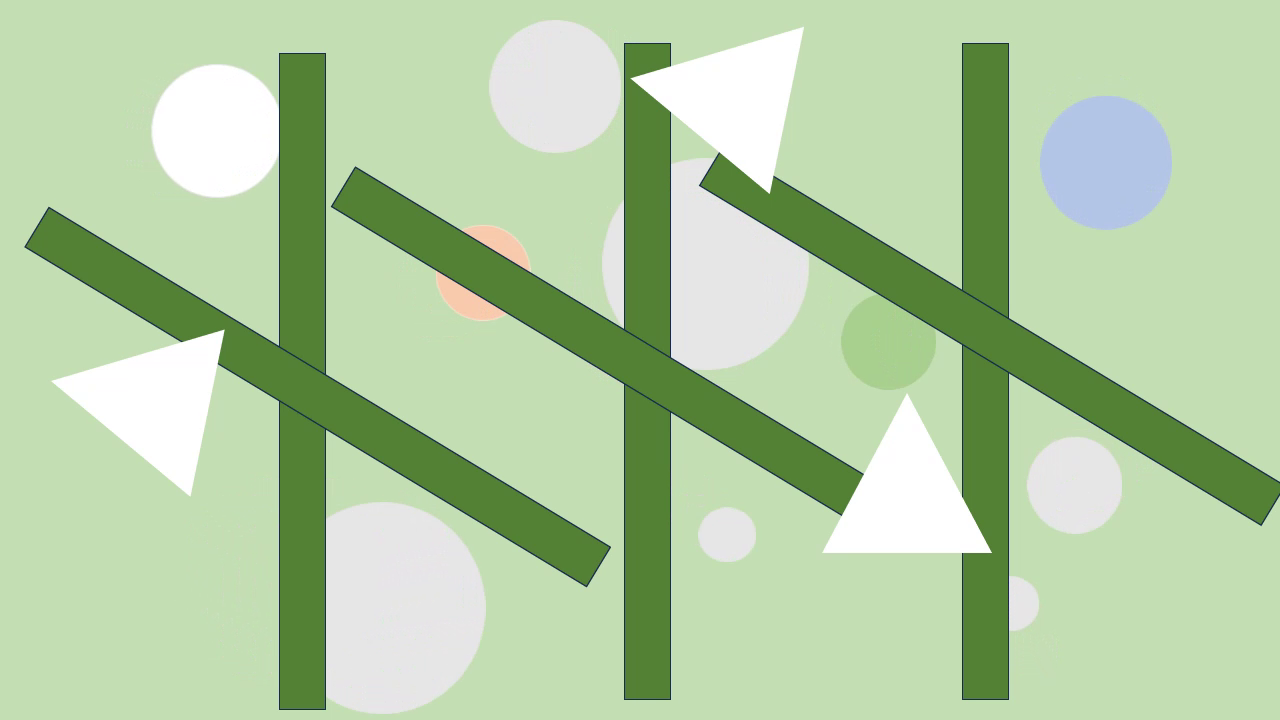
#> input picture frame 15 of Track_Circles.mp4, 1280 x 720 px
$ python main.py
#> lines starting #> are read from the running program, lines starting #| are printed output that depends on the picture; after the words box and inside, x2 and y2 are one past the last pixel; in counts of white or black regions, pixels touching at a corner belong together
### utils.py
import csv
import math

import cv2
import numpy as np


class Circle:
    def __init__(self, x, y, r=None, frame_no=None, speed=None):
        self.x = int(x)
        self.y = int(y)
        self.r = int(r) if r else None

        self.frame_no = frame_no
        self.speed = speed

    def center(self):
        return self.x, self.y


def find_circles(binary_frame, options=(10, 200, 15, 30, 30)):
    """
    Find circles in frame using opencv's Hough Circle Transform method.
    """
    colored = cv2.cvtColor(binary_frame, cv2.COLOR_GRAY2BGR)
    grayed = cv2.cvtColor(colored, cv2.COLOR_BGR2GRAY)
    grayed = cv2.GaussianBlur(grayed, (5, 5), 3)

    found_circles = cv2.HoughCircles(
        grayed,
        cv2.HOUGH_GRADIENT,
        dp=1,
        minDist=options[2],
        param1=options[3],
        param2=options[4],
        minRadius=options[0],
        maxRadius=options[1]
    )

    if found_circles is not None:
        found_circles = list(map(lambda c: Circle(c[0], c[1], r=c[2]), found_circles[0]))

    return colored, found_circles


def draw_circles(frame, circles, color=(0, 255, 255), text=""):
    if circles is not None:
        if type(circles) is not list:
            circles = [circles]

        for c in circles:
            # Draw the circle
            cv2.circle(frame, c.center(), c.r, color, 3)

            # Draw the center of the circle
            # cv2.circle(_frame, (i[0], i[1]), 2, (255, 0, 255), 3)

            # Display text
            cv2.putText(frame, text, (c.x - 7, c.y + 7), cv2.FONT_HERSHEY_SIMPLEX, 1, (0, 0, 255), 3)

            # Display the radius
            # cv2.putText(_frame, str(_i.r), _i.center(), cv2.FONT_HERSHEY_SIMPLEX, 1, (0, 0, 255), 3)

    return frame


def find_circle_enclosing_contours(binary_frame):
    """
    In cases where circles were sufficiently isolated by color masking, detecting their location by
    locating contours in the masked videos was more effective than using the HoughGradients method.
    """
    contours, _ = cv2.findContours(binary_frame, cv2.RETR_TREE, cv2.CHAIN_APPROX_SIMPLE)

    if len(contours) == 0:
        return None

    all_contours = np.concatenate(contours)
    center, radius = cv2.minEnclosingCircle(all_contours)

    if not center or not radius:
        return None
    else:
        return Circle(center[0], center[1], r=radius)


# [6 lines left out: function dilate_and_erode, not called in this run]


def find_closest(circles, prev, frame_no=None):
    """
    Find in 'circles' the closest one to 'prev' by using 'diff' method
    """
    if circles is None:
        return None, None

    if len(circles) == 1:
        if frame_no is not None:
            circles[0].frame_no = frame_no
        return 0, circles[0]

    if prev is None:
        return None, None

    if frame_no is not None:
        for circle in circles:
            circle.frame_no = frame_no

    match = 0
    max_dist = 10_000
    for i, circle in enumerate(circles):
        d = diff(circle, prev)
        if d < max_dist:
            max_dist = d
            match = i
    return match, circles[match]


# [15 lines left out: functions dist, speed, not called in this run]


def update_speed(curr: Circle, prev: Circle):
    if curr is None:
        return prev

    if prev is None:
        return curr

    curr.speed = speed(curr, prev)
    return curr


# [28 lines left out: functions diff, find_likely_pair, not called in this run]


def match_circles(frame_no: int, circles: list[Circle], prev1: Circle, prev2: Circle):
    """
    When circles are not uniquely identifiable by their features (like color or radius),
    this method can be used to match/associate newly identified circles to previously identified ones.
    Supports tracking movements of only two identical circles.

    :param frame_no: Frame number of the new circles
    :param circles: List of new circles detected
    :param prev1: First of the two previously known circles
    :param prev2: Second of the two previously known circles
    :return: Tuple of two circles that are likely matches for prev1 and prev2 respectively
    """
    # Case 1: No circles detected
    if circles is None:
        return None, None

    # Case 2: One circle is detected
    if len(circles) == 1:
        circ = circles[0]
        circ.frame_no = frame_no

        # Case 2.1: No previous circles known
        if prev1 is None and prev2 is None:
            # Return in any order
            return circ, None

        # Case 2.2: One previous circle known
        if prev1 is None:
            if diff(circ, prev2) > 150:
                # If the new circle is too far from the one
                # previously known, it's probably the other one
                return circ, None
            else:
                return None, circ

        # Mirror case
        if prev2 is None:
            if diff(circ, prev1) > 150:
                return None, circ
            else:
                return circ, None

        # Case 2.3: Both previous circles known
        if diff(circ, prev1) < diff(circ, prev2):
            return circ, None
        else:
            return None, circ

    # Case 3: Two circles detected
    if len(circles) == 2:
        circ1 = circles[0]
        circ2 = circles[1]

        circ1.frame_no = frame_no
        circ2.frame_no = frame_no

        # Case 3.1: No previous circles known
        if prev1 is None and prev2 is None:
            # Return in any order
            return circ1, circ2

        # Case 3.2: One previous circle known
        if prev1 is None:
            if diff(circ1, prev2) < diff(circ2, prev2):
                return circ2, circ1
            else:
                return circ1, circ2

        # Mirror case
        if prev2 is None:
            if diff(circ1, prev1) < diff(circ2, prev1):
                return circ1, circ2
            else:
                return circ2, circ1

        # Case 3.3: Both previous circles known

        # Case 3.3.1: New circles are close to different previous circles
        if diff(circ1, prev1) < diff(circ1, prev2) and diff(circ2, prev2) < diff(circ2, prev1):
            return circ1, circ2

        if diff(circ1, prev2) < diff(circ1, prev1) and diff(circ2, prev1) < diff(circ2, prev2):
            return circ2, circ1

        # Case 3.3.2: New circles are close to the same previous circle
        if diff(circ1, prev1) < diff(circ1, prev2) and diff(circ2, prev1) < diff(circ2, prev2):
            # Choose the one that's closer among the two
            if diff(circ1, prev1) < diff(circ2, prev1):
                return circ1, circ2
            else:
                return circ2, circ1
        else:
            # Mirror case
            if diff(circ1, prev2) < diff(circ2, prev2):
                return circ2, circ1
            else:
                return circ1, circ2

    # Case 4: More than 2 circles detected
    if len(circles) > 2:

        # Case 4.1: One or more previous circles unknown
        if prev1 is None or prev2 is None:
            # It is not possible to determine which circles are real
            return None, None

        # Case 4.2: Both previous circles known
        for circ in circles:
            circ.frame_no = frame_no

        # Find 2 closer ones and try again
        circles = find_likely_pair(circles, prev1, prev2)
        return match_circles(frame_no, circles, prev1, prev2)


def add_to_history(frame_no, circle_no, circle, history: list[dict]):
    if len(history) < frame_no:
        history.append({'Frame': frame_no})

    history[frame_no - 1][f"Bubble_{circle_no}"] = "( - , - )" if circle is None else f"({circle.x}, {circle.y})"


def save_history(history: list[dict]):
    with open('bubble_locations.txt', 'w') as f:
        writer = csv.DictWriter(f, history[0], delimiter="\t")
        writer.writeheader()
        for h in history:
            writer.writerow(h)

### main.py
from utils import *

# Lower and upper thresholds for color masking
# Circles are of 5 colors:
#   white (1 count), gray (6 counts), green (1), orange (1), and blue (1)
lower_white = (251, 251, 251)
upper_white = (255, 255, 255)

lower_gray = (227, 227, 227)
upper_gray = (233, 233, 233)

lower_green = (139, 205, 165)
upper_green = (147, 211, 171)

lower_orange = (170, 200, 243)
upper_orange = (175, 205, 248)

lower_blue = (228, 196, 176)
upper_blue = (232, 200, 180)

# Optimal HoughCircle function parameters:
#   (min_radius, max_radius, min_dist, param1, param2)
size_1_options = (97, 110, 30, 30, 10)
size_2_options = (55, 72, 15, 30, 20)
size_3_options = (37, 52, 15, 30, 20)
size_4_options = (22, 34, 15, 30, 15)

# Previous known circles
prev4 = None
prev5, prev6 = None, None
prev7 = None
prev8 = None
prev9, prev10 = None, None

# Initialize video capture
cap = cv2.VideoCapture('Track_Circles.mp4')

# Initialize video writer
fps = int(cap.get(cv2.CAP_PROP_FPS))
frame_size = (int(cap.get(3)), int(cap.get(4)))
fourcc = cv2.VideoWriter_fourcc(*'avc1')
output_file = 'Track_Circles_Output.mp4'
out = cv2.VideoWriter(output_file, fourcc, fps, frame_size)

frame_no = 0

# Save bubble locations for writing to text file
history = []

while True:
    ret, frame = cap.read()
#> frame is the input picture: shape (720, 1280, 3); mean B, G, R 164.8, 205.8, 179.7
    if not ret:
        break

    frame_no += 1
    output = frame

    frame = cv2.GaussianBlur(frame, (5, 5), 1.5)

    # Tracking the Blue, Green, and Orange circles

    mask_orange = cv2.inRange(frame, lower_orange, upper_orange)
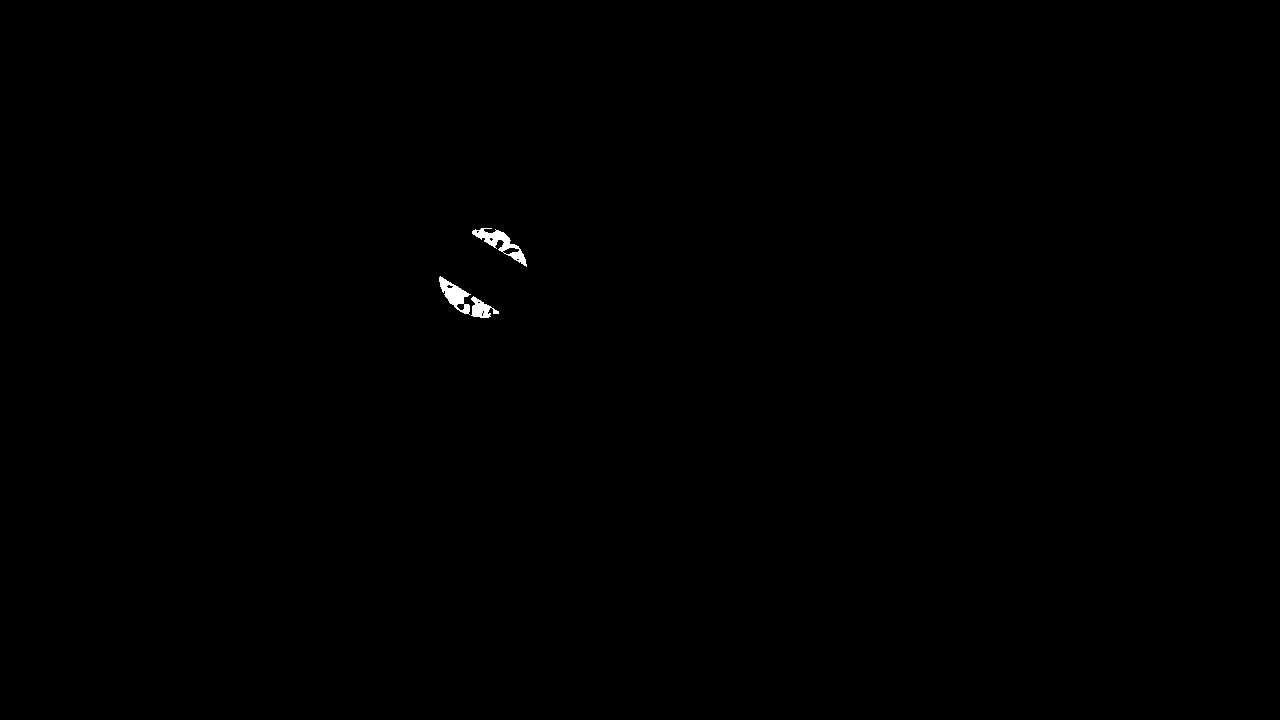
#> mask_orange: shape (720, 1280); 0.16% white; 3 white regions, box (x1, y1, x2, y2) and area: (472, 228, 527, 267) 625, (439, 276, 471, 315) 520, (471, 296, 499, 318) 311
    mask_blue = cv2.inRange(frame, lower_blue, upper_blue)
#> mask_blue: shape (720, 1280); 1.4% white; 1 white region, box (x1, y1, x2, y2) and area: (1042, 98, 1170, 227) 12545
    mask_green = cv2.inRange(frame, lower_green, upper_green)
#> mask_green: shape (720, 1280); 0.65% white; 1 white region, box (x1, y1, x2, y2) and area: (843, 296, 935, 388) 5971

    for i, mask in enumerate([mask_orange, mask_blue, mask_green]):
        circle = find_circle_enclosing_contours(mask)
        draw_circles(output, circle, color=(255, 0, 255), text=str(i + 1))
        add_to_history(frame_no, i + 1, circle, history)
#> this loop made 3 passes
#> center in find_circle_enclosing_contours on passes 1 to 3: (482.8, 272.3), (1105.5, 162.1), (887.7, 340.9)
#> output: shape (720, 1280, 3); 0.59% of pixels changed, all inside (x1, y1, x2, y2) = (435, 96, 1172, 389)

    # Tracking the white circle

    mask_white = cv2.inRange(frame, lower_white, upper_white)
#> mask_white: shape (720, 1280); 5.4% white; 4 white regions, box (x1, y1, x2, y2) and area: (154, 67, 277, 195) 12583, (57, 334, 221, 492) 12461, (637, 31, 801, 189) 12428, (826, 399, 987, 551) 12403

    _, white_circles = find_circles(mask_white, size_2_options)
#> in find_circles, `found_circles = cv2.HoughCircles( grayed, cv2.HOUGH_GRADIENT, dp=1, mi..`: found_circles = [[216.5, 130.5, 63.1]]
#> in find_circles, `found_circles = list(map(lambda c: Circle(c[0], c[1], r=c[2]), found_c..`: found_circles = 1 item
#> white_circles = 1 item
    _, white_circle = find_closest(white_circles, prev4, frame_no=frame_no)
    draw_circles(output, white_circle, text=str(4))
    prev4 = prev4 if white_circle is None else white_circle
    add_to_history(frame_no, 4, white_circle, history)

    # Tracking gray circles - size 1

    mask_gray = cv2.inRange(frame, lower_gray, upper_gray)
#> mask_gray: shape (720, 1280); 7.5% white; 8 white regions (1 under 20 px), largest, box (x1, y1, x2, y2) and area: (328, 504, 484, 712) 27052, (673, 161, 807, 368) 18701, (492, 22, 619, 151) 12809

    _, gray_1_circles = find_circles(mask_gray, size_1_options)
#> gray_1_circles = 2 items
    curr5, curr6 = match_circles(frame_no, gray_1_circles, prev5, prev6)
#> in match_circles, `circ1.frame_no = frame_no`: circ1.frame_no = 1

    draw_circles(output, curr5, text=str(5))
    draw_circles(output, curr6, text=str(6))

    prev5 = update_speed(curr5, prev5)
    prev6 = update_speed(curr6, prev6)

    add_to_history(frame_no, 5, curr5, history)
    add_to_history(frame_no, 6, curr6, history)

    # Tracking gray circles - sizes 2 & 3

    _, gray_2_circles = find_circles(mask_gray, size_2_options)
#> gray_2_circles = 1 item
    _, gray_2_circle = find_closest(gray_2_circles, prev7, frame_no=frame_no)
    draw_circles(output, gray_2_circle, text=str(7))
#> after the loop in draw_circles (call 7), `for c in circles:`:
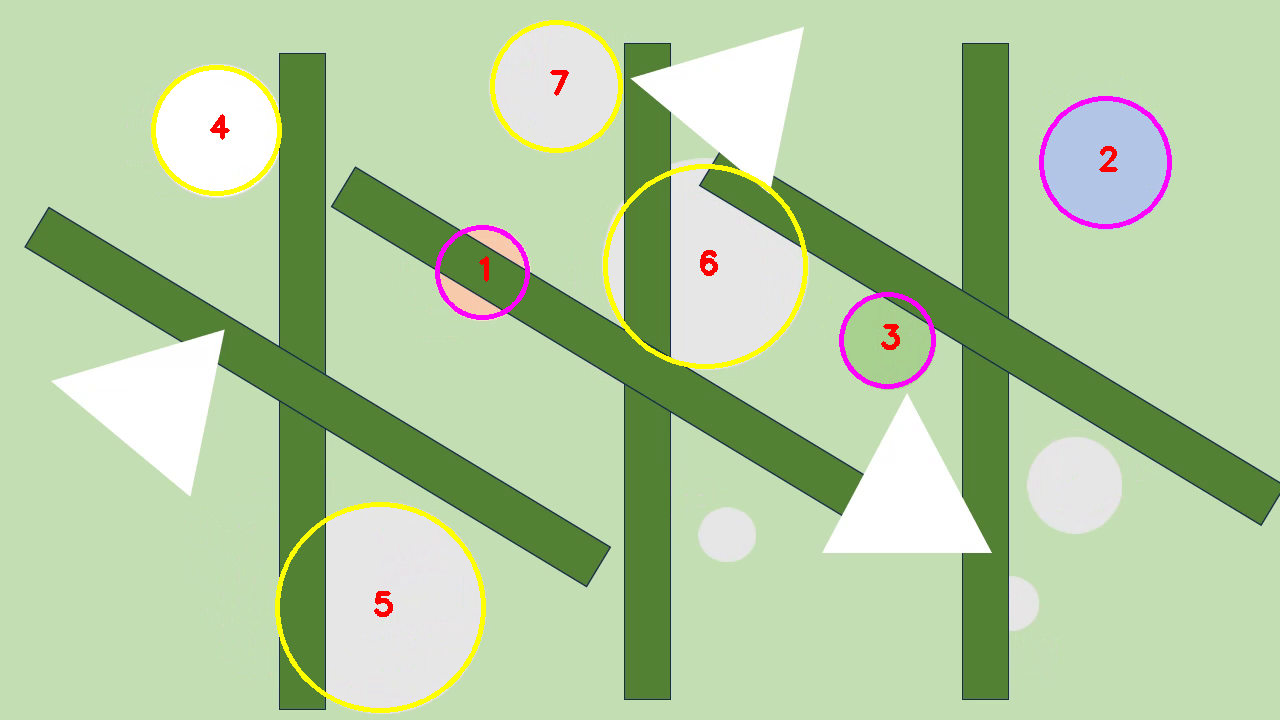
#> frame: shape (720, 1280, 3); mean B, G, R 162.7, 204.9, 180.8
    prev7 = prev7 if gray_2_circle is None else gray_2_circle
    add_to_history(frame_no, 7, gray_2_circle, history)

    _, gray_3_circles = find_circles(mask_gray, size_3_options)
#> gray_3_circles = 1 item
    _, gray_3_circle = find_closest(gray_3_circles, prev8, frame_no=frame_no)
    draw_circles(output, gray_3_circle, text=str(8))
#> after the loop in draw_circles (call 8), `for c in circles:`:
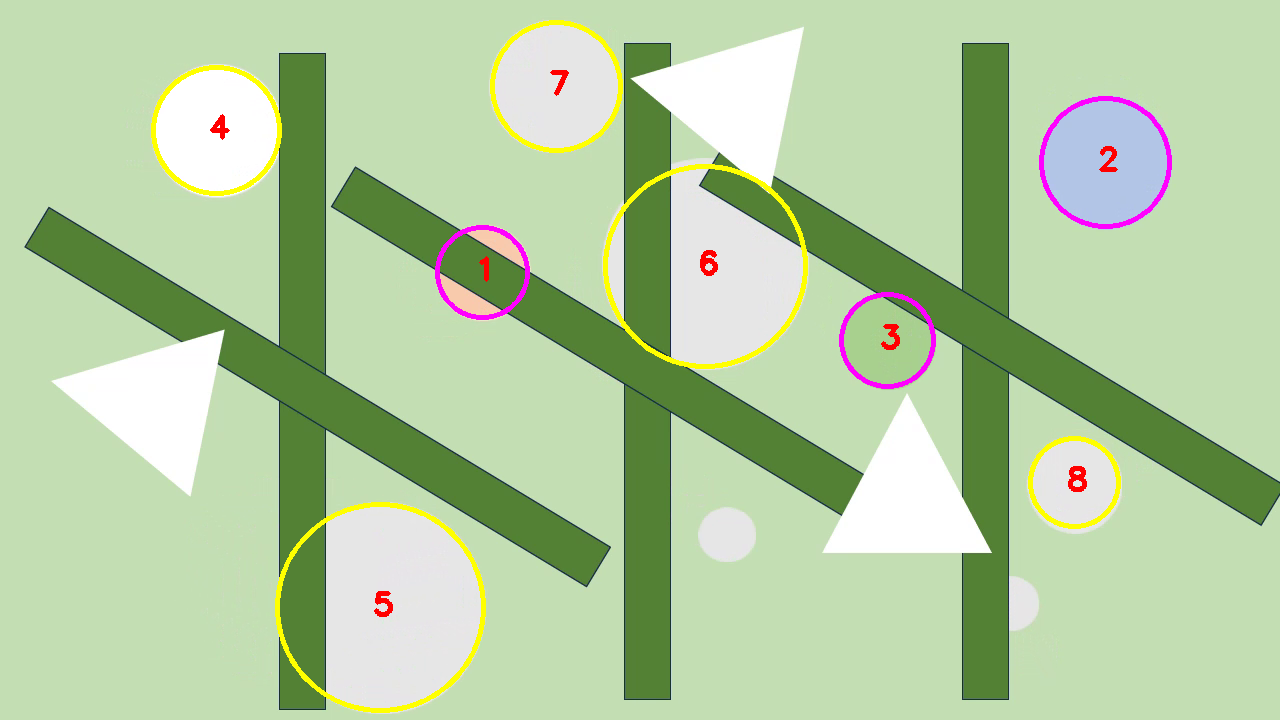
#> frame: shape (720, 1280, 3); 0.19% of pixels changed, all inside (x1, y1, x2, y2) = (1028, 436, 1121, 529)
    prev8 = prev8 if gray_3_circle is None else gray_3_circle
    add_to_history(frame_no, 8, gray_2_circle, history)

    # Tracking gray circles - size 4

    _, gray_4_circles = find_circles(mask_gray, size_4_options)
#> gray_4_circles = 2 items
    curr9, curr10 = match_circles(frame_no, gray_4_circles, prev9, prev10)

    draw_circles(output, curr9, text=str(9))
    draw_circles(output, curr10, text=str(10))
#> after the loop in draw_circles (call 10), `for c in circles:`:
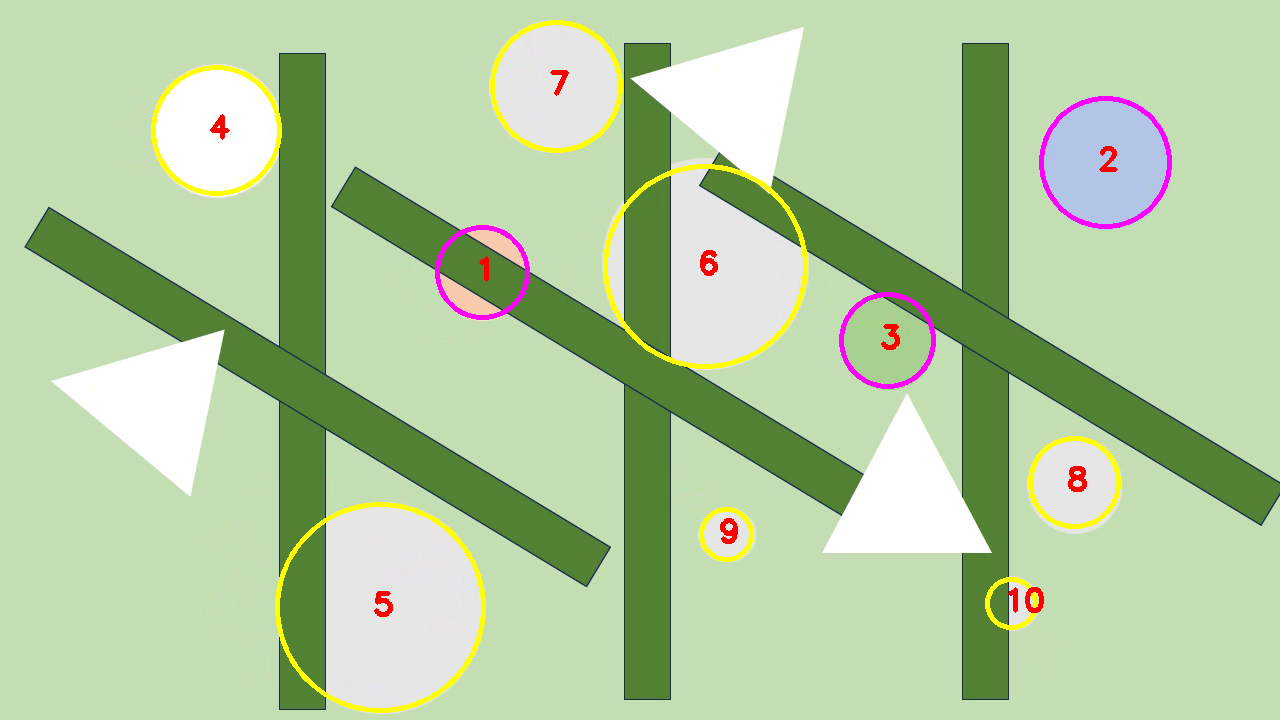
#> frame: shape (720, 1280, 3); mean B, G, R 161.8, 204.8, 181

    prev9 = update_speed(curr9, prev9)
    prev10 = update_speed(curr10, prev10)

    add_to_history(frame_no, 9, curr9, history)
    add_to_history(frame_no, 10, curr10, history)

    # Save video

    out.write(output)

    # cv2.imshow('Circle Tracking', output)

    if cv2.waitKey(1) & 0xFF == ord('q'):
#> (key q is pressed here)
        break

cap.release()
out.release()

cv2.destroyAllWindows()

save_history(history)
